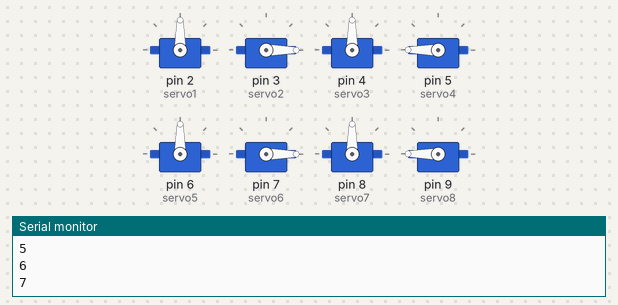
Recording of a sketch running on a simulated Arduino Uno, built with avr-gcc and run on an emulated ATmega328P. On the bench: 8 × servo, the last lines printed to the serial monitor.

Above: at 4.05 s.
At 5.85 s:
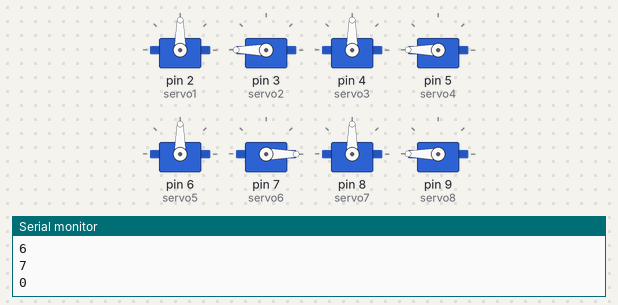
At 6.55 s:
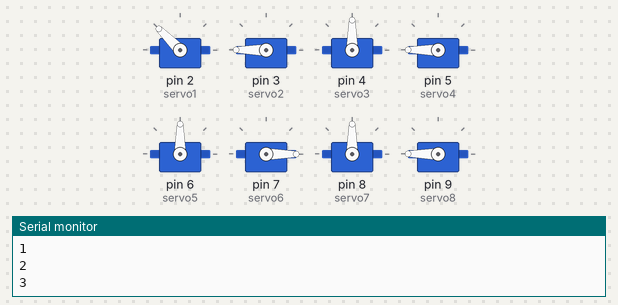
At 9.05 s:
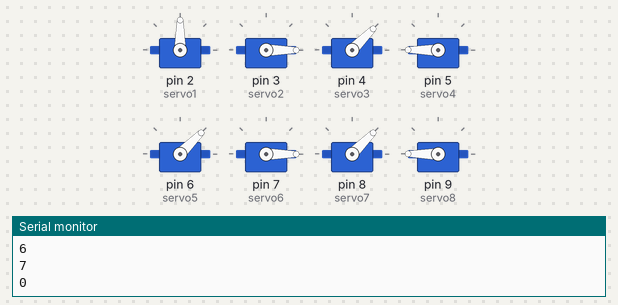
At 12.05 s:
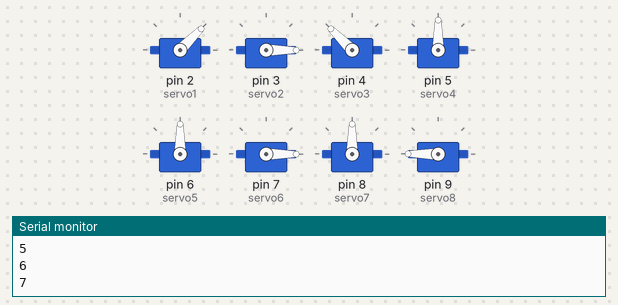
At 14.0 s:
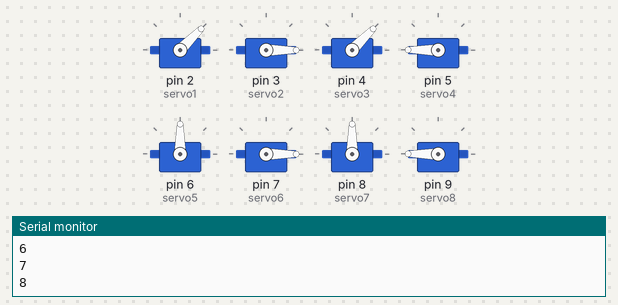
Timing chart, 0 to 17.0 s (numbered marks = the images above):
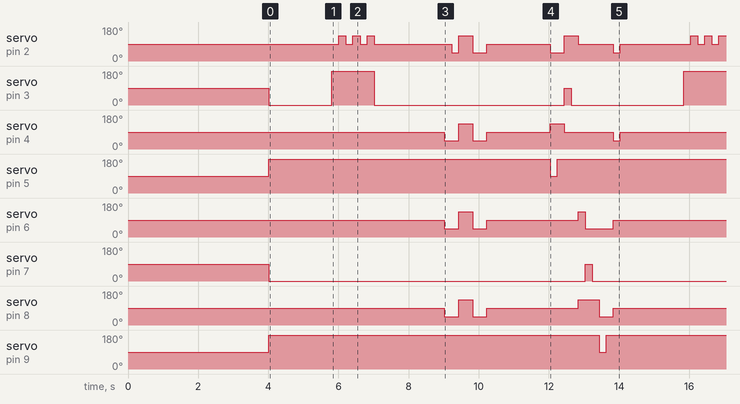

Measured:
- by itself, servo on pin 3 (servo2): repeats every 10.0 s: 180° 1.2 s, 0° 5.4 s, 90° 0.20 s, 0° 3.2 s
- by itself, servo on pin 5 (servo4): repeats every 10.0 s: 90° 0.20 s, 180° 9.8 s
- by itself, servo on pin 6 (servo5): repeats every 10.0 s: 135° 0.40 s, 45° 0.40 s, 90° 2.6 s, 135° 0.20 s, 45° 0.80 s, 90° 5.2 s, 45° 0.40 s
- by itself, servo on pin 7 (servo6): alternates 90° for 0.20 s and 0° for 9.8 s
- by itself, servo on pin 8 (servo7): repeats every 10.0 s: 135° 0.40 s, 45° 0.40 s, 90° 2.6 s, 135° 0.60 s, 45° 0.40 s, 90° 5.2 s, 45° 0.40 s
- by itself, servo on pin 9 (servo8): alternates 180° for 9.8 s and 90° for 0.20 s
- by itself, servo on pin 4 (servo3): repeats every 10.0 s: 135° 0.40 s, 45° 0.40 s, 90° 1.8 s, 135° 0.40 s, 90° 1.4 s, 45° 0.20 s, 90° 5.0 s, 45° 0.40 s
- by itself, servo on pin 2 (servo1): repeats every 10.0 s: 2 × (90° 0.20 s, 135° 0.20 s), 90° 2.2 s, 45° 0.20 s, 135° 0.40 s, 45° 0.40 s, 90° 1.8 s, 45° 0.40 s, 135° 0.40 s, 90° 1.0 s, 45° 0.20 s, 90° 2.0 s, 135° 0.20 s

The sketch:

Q1_BOT.ino
```cpp
/*
   /////////////////////////////////////////////////////////////////////////////////////////////////////
   /////////////////////////////////////////////////////////////////////////////////////////////////////
   /        __________   _________   ___________   __________    _________                             /
   /       /___   ___/  /   _____/  /  _____   /  /  _____   \  /  ______/       \\            //      /
   /          /  /     /  /        /  /    /  /  /  /    /  /  /  /_____        \\             //      /
   /         /  /     /  /        /  /____/  /  /  /___/  /   /  ______/   \\\   \\    []    //   ///  /
   /     ___/  /__   /  /_____   /   ____   /  /   ___   \   /  /_____        \\\\--]]]/\[[[--////     /
   /    /________/  /________/  /__/    /__/  /__/    \__/  /________/         /////--][][--\\\\\      /
   /                                                                         //   //--][][--\\   \\    /
   /   ______________________________________________________________           //    ][][    \\       /
   /                                                                                                   /
   /                                                                                                   /
   /  This program is free software for arduino; you can redistribute it and/or modify.                /
   /  Ce programme pour Arduino est libre et gratuit ; vous pouvez le distribuez et/ou le modifier.    /
   /                                                                                                   /
   / Another codes / Autres codes:                                                                     /
   / https://www.icaremaker.com                                                                        /
   / Mail: ionocraft@hotmail.fr                                                                        /
   /////////////////////////////////////////////////////////////////////////////////////////////////////
   /////////////////////////////////////////////////////////////////////////////////////////////////////
*/

#include <Servo.h>

Servo servo1;				// Je nomme mes servomoteurs
Servo servo2;
Servo servo3;
Servo servo4;
Servo servo5;
Servo servo6;
Servo servo7;
Servo servo8;

// Je positionne mes 8 servomoteurs par défaut à 90° sur l'ensemble de mes 8 clefs de mouvements
int Pos1[8] = {90, 90, 90, 90, 90, 90, 90, 90};
int Pos2[8] = {90, 90, 90, 90, 90, 90, 90, 90};
int Pos3[8] = {90, 90, 90, 90, 90, 90, 90, 90};
int Pos4[8] = {90, 90, 90, 90, 90, 90, 90, 90};
int Pos5[8] = {90, 90, 90, 90, 90, 90, 90, 90};
int Pos6[8] = {90, 90, 90, 90, 90, 90, 90, 90};
int Pos7[8] = {90, 90, 90, 90, 90, 90, 90, 90};
int Pos8[8] = {90, 90, 90, 90, 90, 90, 90, 90};

void setup() { // Au demarrage...

  servo1.attach(2);     	    // Je connecte mes servomoteurs aux broches n°... de l'Arduino
  servo2.attach(3);
  servo3.attach(4);
  servo4.attach(5);
  servo5.attach(6);
  servo6.attach(7);
  servo7.attach(8);
  servo8.attach(9);

  Serial.begin(9600);

  for (int s = 0; s < 8; s++) { // Je lis ma séquence d'animation par defaut (c'est à dire, tout à 90°)
    servo1.write(Pos1[s]);
	servo2.write(Pos2[s]);
	servo3.write(Pos3[s]);
	servo4.write(Pos4[s]);
	servo5.write(Pos5[s]);
	servo6.write(Pos6[s]);
	servo7.write(Pos7[s]);
	servo8.write(Pos8[s]);
	delay(500);
    Serial.print(s);
	Serial.println();
  }
}

void loop() { // Dans ma boucle de lecture...
  // je lance une serie d'animation
INITIALE();
COUCOU();
INITIALE();
DANCE1();
INITIALE();
AVANCE();
}
/////////////////////////////////////////////////////////////////////////////////
////////CREATION DES CYCLES D'ANIMATION//////////////////////////////////////////
/////////////////////////////////////////////////////////////////////////////////
void COUCOU()
 {
int Pos1[8] = {90, 90, 135, 90, 135, 90, 135, 90};
int Pos2[8] = {0, 180, 180, 180, 180, 180, 180, 0};
int Pos3[8] = {90, 90, 90, 90, 90, 90, 90, 90};
int Pos4[8] = {180, 180, 180, 180, 180, 180, 180, 180};
int Pos5[8] = {90, 90, 90, 90, 90, 90, 90, 90};
int Pos6[8] = {0, 0, 0, 0, 0, 0, 0, 0};
int Pos7[8] = {90, 90, 90, 90, 90, 90, 90, 90};
int Pos8[8] = {180, 180, 180, 180, 180, 180, 180, 180};

for (int s = 0; s < 8; s++) { //J'envoie colonne par colonne la position des servos
  servo1.write(Pos1[s]);
	servo2.write(Pos2[s]);
	servo3.write(Pos3[s]);
	servo4.write(Pos4[s]);
	servo5.write(Pos5[s]);
	servo6.write(Pos6[s]);
	servo7.write(Pos7[s]);
	servo8.write(Pos8[s]);
	delay(200);
    Serial.println(s);
  }
 }
///////////////////////////////////////////////////////
 void INITIALE()
 {
int Pos1[8] = {90, 90, 90, 90, 90, 90, 90, 90};
int Pos2[8] = {0, 0, 0, 0, 0, 0, 0, 0};
int Pos3[8] = {90, 90, 90, 90, 90, 90, 90, 90};
int Pos4[8] = {180, 180, 180, 180, 180, 180, 180, 180};
int Pos5[8] = {90, 90, 90, 90, 90, 90, 90, 90};
int Pos6[8] = {0, 0, 0, 0, 0, 0, 0, 0};
int Pos7[8] = {90, 90, 90, 90, 90, 90, 90, 90};
int Pos8[8] = {180, 180, 180, 180, 180, 180, 180, 180};

for (int s = 0; s < 8; s++) {
  servo1.write(Pos1[s]);
  servo2.write(Pos2[s]);
  servo3.write(Pos3[s]);
  servo4.write(Pos4[s]);
  servo5.write(Pos5[s]);
  servo6.write(Pos6[s]);
  servo7.write(Pos7[s]);
  servo8.write(Pos8[s]);
  delay(200);
    Serial.println(s);
  }
 }
 //////////////////////////////////////////////////////
  void DANCE1()
 {
int Pos1[8] = {90, 90, 45, 135, 135, 45, 45, 90};
int Pos2[8] = {0, 0, 0, 0, 0, 0, 0, 0};
int Pos3[8] = {90, 45, 45, 135, 135, 45, 45, 90};
int Pos4[8] = {180, 180, 180, 180, 180, 180, 180, 180};
int Pos5[8] = {90, 45, 45, 135, 135, 45, 45, 90};
int Pos6[8] = {0, 0, 0, 0, 0, 0, 0, 0};
int Pos7[8] = {90, 45, 45, 135, 135, 45, 45, 90};
int Pos8[8] = {180, 180, 180, 180, 180, 180, 180, 180};

for (int s = 0; s < 8; s++) {
  servo1.write(Pos1[s]);
  servo2.write(Pos2[s]);
  servo3.write(Pos3[s]);
  servo4.write(Pos4[s]);
  servo5.write(Pos5[s]);
  servo6.write(Pos6[s]);
  servo7.write(Pos7[s]);
  servo8.write(Pos8[s]);
  delay(200);
    Serial.println(s);
  }
 }
  //////////////////////////////////////////////////////
  void AVANCE()
 {
int Pos1[10] = {45, 45, 135, 135, 90,         90, 90, 90, 90, 45};
int Pos2[10] = {0, 0, 90, 0, 0,               0, 0, 0, 0, 0};
int Pos3[10] = {135, 135, 90, 90, 90,         90, 90, 90, 90, 45,};
int Pos4[10] = {90, 180, 180, 180, 180,       180, 180, 180, 180, 180};
int Pos5[10] = {90, 90, 90, 90, 135,          45, 45, 45, 45, 90};
int Pos6[10] = {0, 0, 0, 0, 0,                90, 0, 0, 0, 0};
int Pos7[10] = {90, 90, 90, 90, 135,          135, 135, 45, 45, 90};
int Pos8[10] = {180, 180, 180, 180, 180,      180, 180, 90, 180, 180};

for (int s = 0; s < 10; s++) {
  servo1.write(Pos1[s]);
  servo2.write(Pos2[s]);
  servo3.write(Pos3[s]);
  servo4.write(Pos4[s]);
  servo5.write(Pos5[s]);
  servo6.write(Pos6[s]);
  servo7.write(Pos7[s]);
  servo8.write(Pos8[s]);
  delay(200);
    Serial.println(s);
  }
 }
```
